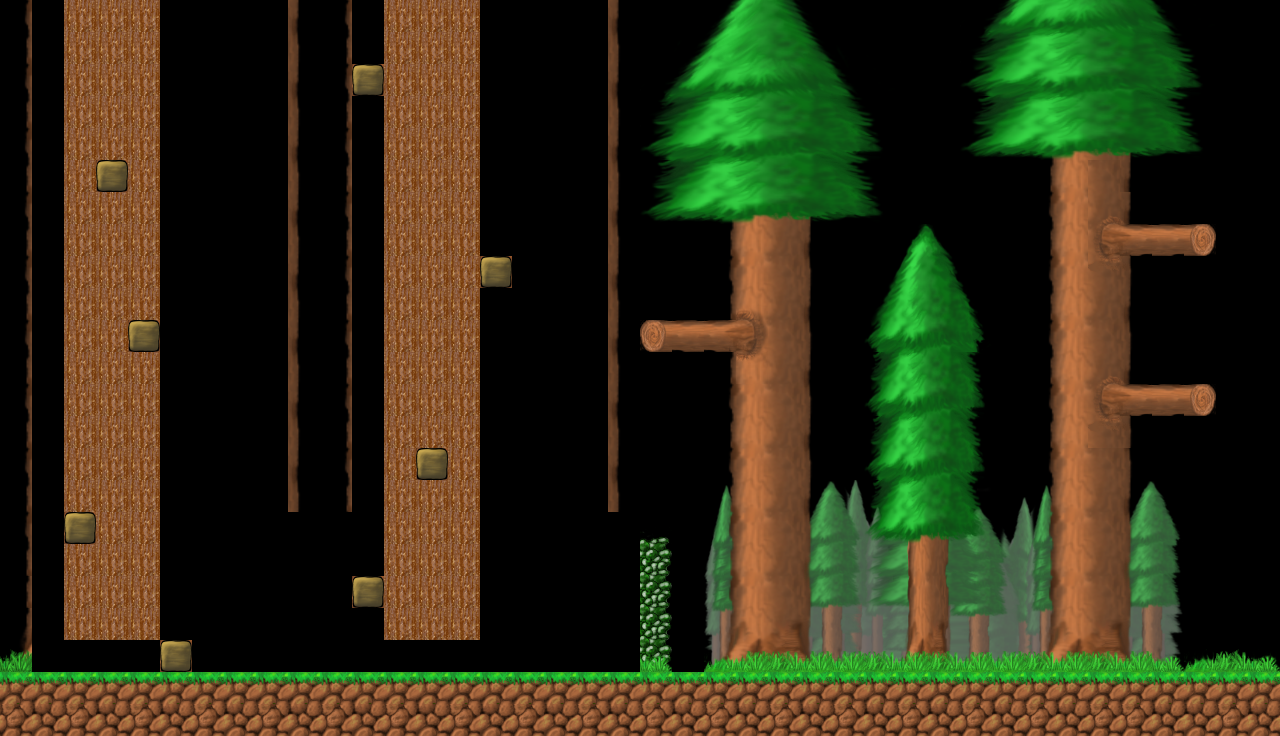

Rendered tile map (Tiled .tmx) drawn with the repository's tilesets; below, a short description and the full map source, tile grids included:
An orthogonal 40x23 tile map with 32x32 px tiles, 1 tile layer (Tile Layer 1).

<map version="1.2" tiledversion="1.2.0" orientation="orthogonal" renderorder="right-down" width="40" height="23" tilewidth="32" tileheight="32" infinite="0" nextlayerid="2" nextobjectid="1">
 <tileset firstgid="1" source="tilemap.tsx" />
 <layer id="1" name="Tile Layer 1" width="40" height="23">
  <data encoding="csv">
603,550,2335,2335,2335,614,268,12,12,542,603,550,2335,2335,2335,614,268,12,12,542,89,90,91,92,93,94,95,96,0,0,217,218,219,220,221,222,223,224,0,0,
539,550,2335,2335,2335,614,204,12,12,606,539,550,2335,2335,2335,614,204,12,12,606,153,154,155,156,157,158,159,160,0,0,281,282,283,284,285,286,287,288,0,0,
603,550,2335,2335,2335,614,268,12,12,542,603,3865,2335,2335,2335,614,268,12,12,542,217,218,219,220,221,222,223,224,0,0,345,346,347,348,349,350,351,352,0,0,
539,550,2335,2335,2335,614,204,12,12,606,539,550,2335,2335,2335,614,204,12,12,606,281,282,283,284,285,286,287,288,0,0,409,410,411,412,413,414,415,416,0,0,
603,550,2335,2335,2335,614,268,12,12,542,603,550,2335,2335,2335,614,268,12,12,542,345,346,347,348,349,350,351,352,0,0,473,474,475,476,477,478,479,480,0,0,
539,550,2335,3865,2335,614,204,12,12,606,539,550,2335,2335,2335,614,204,12,12,606,409,410,411,412,413,414,415,416,0,0,0,0,539,540,605,542,0,0,0,0,
603,550,2335,2335,2335,614,268,12,12,542,603,550,2335,2335,2335,614,268,12,12,542,473,474,475,476,477,478,479,480,0,0,0,0,603,604,543,544,0,0,0,0,
539,550,2335,2335,2335,614,204,12,12,606,539,550,2335,2335,2335,614,204,12,12,606,0,0,539,540,541,542,0,35,36,37,38,0,539,540,607,3494,3495,3496,0,0,
603,550,2335,2335,2335,614,268,12,12,542,603,550,2335,2335,2335,3865,268,12,12,542,0,0,603,604,605,606,0,99,100,101,102,0,603,604,671,672,0,0,0,0,
539,550,2335,2335,2335,614,204,12,12,606,539,550,2335,2335,2335,614,204,12,12,606,0,0,539,538,541,542,0,163,164,165,166,0,539,540,541,542,0,0,0,0,
603,550,2335,2335,3865,614,268,12,12,542,603,550,2335,2335,2335,614,268,12,12,542,3558,3559,3560,602,605,606,0,227,228,229,230,0,603,604,605,606,0,0,0,0,
539,550,2335,2335,2335,614,204,12,12,606,539,550,2335,2335,2335,614,204,12,12,606,0,0,539,666,541,542,0,291,292,293,294,0,539,540,543,544,0,0,0,0,
603,550,2335,2335,2335,614,268,12,12,542,603,550,2335,2335,2335,614,268,12,12,542,0,0,603,604,605,606,0,355,356,357,358,0,603,604,607,3494,3495,3496,0,0,
539,550,2335,2335,2335,614,204,12,12,606,539,550,2335,2335,2335,614,204,12,12,606,0,0,539,540,541,542,0,291,292,293,294,0,539,540,671,672,0,0,0,0,
603,550,2335,2335,2335,614,268,12,12,542,603,550,2335,3865,2335,614,268,12,12,542,0,0,603,604,605,606,0,355,356,357,358,0,603,604,605,606,0,0,0,0,
539,550,2335,2335,2335,614,204,12,12,606,539,550,2335,2335,2335,614,204,12,12,606,0,0,1690,1691,1692,1693,1695,1696,1698,1699,1700,1702,1703,1691,1692,1693,1694,0,0,0,
603,550,3865,2335,2335,614,268,12,12,78,141,550,2335,2335,2335,614,268,12,12,78,660,0,1754,1755,1756,1757,1759,1760,1762,1763,1764,1766,1767,1755,1756,1757,1758,0,0,0,
539,550,2335,2335,2335,614,204,12,12,206,205,550,2335,2335,2335,614,204,12,12,206,724,0,1818,1819,1820,1821,1823,1824,1826,1827,1828,1830,1831,1819,1820,1821,1822,0,0,0,
539,550,2335,2335,2335,614,268,12,12,270,205,3865,2335,2335,2335,614,268,12,12,270,724,0,1882,1883,1884,1885,1887,1888,1890,1891,1892,1894,1895,1883,1884,1885,1886,0,0,0,
667,550,2335,2335,2335,614,204,12,12,206,269,550,2335,2335,2335,614,204,12,12,206,724,0,1946,1947,1948,1949,1951,1952,1954,1955,1956,1958,1959,1947,1948,1949,1950,0,0,0,
859,202,735,736,735,3865,76,139,140,14,13,202,735,736,735,266,76,139,140,14,721,0,2010,2011,2012,2013,2015,2016,2018,2019,2020,2022,2023,2011,2012,2013,2014,802,804,805,
3879,3879,3879,3879,3879,3879,3879,3879,3879,3879,3879,3879,3879,3879,3879,3879,3879,3879,3879,3879,3879,3879,3879,3879,3879,3879,3879,3879,3879,3879,3879,3879,3879,3879,3879,3879,3879,3879,3879,3879,
4007,3942,4007,3942,4007,3942,4007,3942,4007,3942,4007,3942,4007,3942,4007,3942,4007,3942,4007,3942,4007,3942,4007,3942,4007,3942,4007,3942,4007,3942,4007,3942,4007,3942,4007,4007,3942,3942,4007,3942
</data>
 </layer>
</map>
